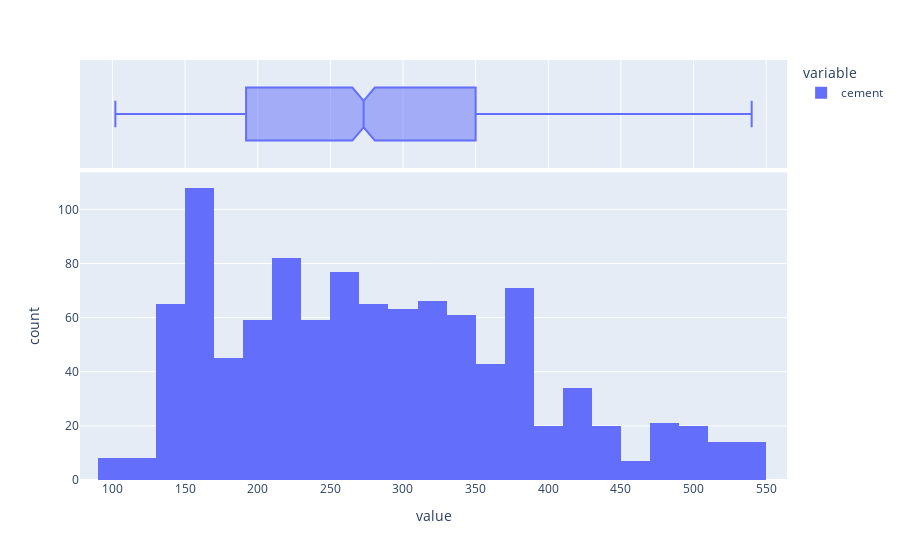

This figure's notebook cell:
### Markdown cell above
#### Cement

### Code cell
fig=px.histogram(df.cement,marginal='box')
fig.show()

### Figure 1 — Plotly figure (JSON) as saved in the notebook; plotly's stock layout.template omitted (floating-point values rounded to 4 significant figures; data arrays with more than 128 entries replaced by an {"elided": "..."} marker saying what was removed)
{"data": [{"alignmentgroup": "True", "bingroup": "x", "hovertemplate": "variable=cement<br>value=%{x}<br>count=%{y}<extra></extra>", "legendgroup": "cement", "marker": {"color": "#636efa", "pattern": {"shape": ""}}, "name": "cement", "offsetgroup": "cement", "orientation": "v", "showlegend": true, "type": "histogram", "x": {"elided": "1030 float values"}, "xaxis": "x", "yaxis": "y"}, {"alignmentgroup": "True", "hovertemplate": "variable=cement<br>value=%{x}<extra></extra>", "legendgroup": "cement", "marker": {"color": "#636efa"}, "name": "cement", "notched": true, "offsetgroup": "cement", "showlegend": false, "type": "box", "x": {"elided": "1030 float values"}, "xaxis": "x2", "yaxis": "y2"}], "layout": {"barmode": "relative", "legend": {"title": {"text": "variable"}, "tracegroupgap": 0}, "margin": {"t": 60}, "xaxis": {"anchor": "y", "domain": [0, 1], "title": {"text": "value"}}, "xaxis2": {"anchor": "y2", "domain": [0, 1], "matches": "x", "showgrid": true, "showticklabels": false}, "yaxis": {"anchor": "x", "domain": [0, 0.7326], "title": {"text": "count"}}, "yaxis2": {"anchor": "x2", "domain": [0.7426, 1], "matches": "y2", "showgrid": false, "showline": false, "showticklabels": false, "ticks": ""}}}
